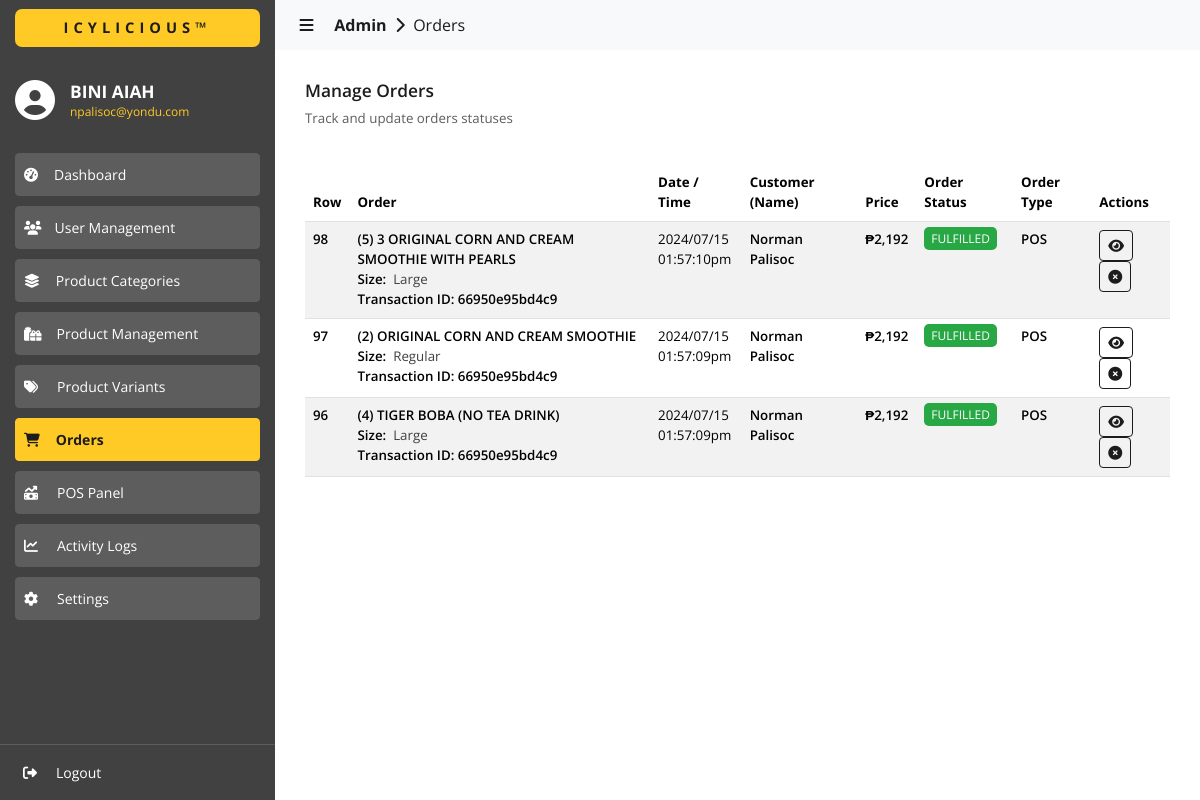
The app's page /admin/orders/index.php (signed in) with its own data.
### tables this page shows
CREATE TABLE `orders` (
  `id` int(11) NOT NULL,
  `transaction_id` varchar(255) NOT NULL,
  `product_id` int(11) NOT NULL,
  `product_name` varchar(255) NOT NULL,
  `variant_id` int(11) DEFAULT NULL,
  `variant_type` varchar(255) NOT NULL,
  `variant_name` varchar(255) NOT NULL,
  `variant_price` varchar(255) NOT NULL,
  `user_id` int(11) NOT NULL,
  `order_date` varchar(255) NOT NULL,
  `order_time` varchar(255) NOT NULL,
  `order_quantity` int(11) NOT NULL,
  `is_pickup` int(11) NOT NULL,
  `user_firstname` varchar(255) NOT NULL,
  `user_lastname` varchar(255) NOT NULL,
  `user_address` varchar(999) NOT NULL,
  `user_phone` varchar(255) NOT NULL,
  `user_email` varchar(255) NOT NULL,
  `order_status` varchar(255) NOT NULL,
  `order_total` varchar(255) NOT NULL,
  `order_type` varchar(255) NOT NULL
);

### admin/orders/index.php (the view, shortened to what this page needs)
<?php
  include('../../utils/connections.php');
?>
<!DOCTYPE html>
<html lang="en">
  <head>
    <link
      href="https://cdn.jsdelivr.net/npm/bootstrap@5.3.3/dist/css/bootstrap.min.css"
      rel="stylesheet"
    >
    <link href="https://cdn.datatables.net/2.0.5/css/dataTables.bootstrap5.css" rel="stylesheet">
    <link rel="stylesheet" href="../../assets/css/global.css" />
    <link rel="stylesheet" href="./css/orders.css" />
  </head>
  <body>
    <div id="nav-sidebar" class="sidebar-container slide-expanded">
      <div class="div-tm-title background-color-light-grey">
        <h4 class="h4-tm-title sans-700 color-dark-grey background-color-yellow">ICYLICIOUS&trade;</h4>
      </div>
      <div class="div-sidebar-logo">
        <i class="fa-solid fa-circle-user color-white" style="font-size: 30pt; margin-top: -8px"></i>
        <div>
          <h4 class="color-white sans-700 h6-title-name">
            <?php
              echo $_SESSION['user_info.first_name']." ".$_SESSION['user_info.last_name'];
            ?>
          </h4>
          <p class="color-yellow sans-regular p-title-email">
            <?php
              echo $_SESSION['user_info.email'];
            ?>
          </p>
        </div>
      </div>
      <div class="div-siderbar-menu-links">
        <button
          id="btn-dashboard"
          class="btn btn-outline-success btn-sm
            sans-regular
            background-color-super-light-grey
            border-color-super-light-grey
            color-white
            btn-menu
            btn-menu-unselected"
          type="button">
          <i class="fa-solid fa-gauge-high"></i><span style="padding-left: 16px">Dashboard</span>
        </button>
        <button
          id="btn-user-management"
          class="btn btn-outline-success btn-sm
            sans-regular
            background-color-super-light-grey
            border-color-super-light-grey
            color-white
            btn-menu
            btn-menu-unselected"
          type="button">
          <i class="fa-solid fa-users"></i><span style="padding-left: 13px">User Management</span>
        </button>
        <button
          id="btn-categories"
          class="btn btn-outline-success btn-sm
            sans-regular
            background-color-super-light-grey
            border-color-super-light-grey
            color-white
            btn-menu
            btn-menu-unselected"
          type="button">
          <i class="fa-solid fa-layer-group"></i><span style="padding-left: 16px">Product Categories</span>
        </button>
        <button
          id="btn-products"
          class="btn btn-outline-success btn-sm
            sans-regular
            background-color-super-light-grey
            border-color-super-light-grey
            color-white
            btn-menu
            btn-menu-unselected"
          type="button">
          <i class="fa-solid fa-gifts"></i><span style="padding-left: 15px">Product Management</span>
        </button>
        <button
          id="btn-variants"
          class="btn btn-outline-success btn-sm
            sans-regular
            background-color-super-light-grey
            border-color-super-light-grey
            color-white
            btn-menu
            btn-menu-unselected"
          type="button">
          <i class="fa-solid fa-tags"></i><span style="padding-left: 19px">Product Variants</span>
        </button>
        <button
          id="btn-orders"
          class="btn btn-outline-success btn-sm
            sans-700
            background-color-yellow
            border-color-yellow
            color-dark-grey
            btn-menu
            btn-menu-selected"
          type="button">
          <i class="fa-solid fa-cart-shopping"></i><span style="padding-left: 16px">Orders</span>
        </button>
        <button
          id="btn-pos"
          class="btn btn-outline-success btn-sm
            sans-regular
            background-color-super-light-grey
            border-color-super-light-grey
            color-white
            btn-menu
            btn-menu-unselected"
          type="button">
          <i class="fa-solid fa-money-bill-trend-up"></i><span style="padding-left: 19px">POS Panel</span>
        </button>
        <button
          id="btn-logs"
          class="btn btn-outline-success btn-sm
            sans-regular
            background-color-super-light-grey
            border-color-super-light-grey
            color-white
            btn-menu
            btn-menu-unselected"
          type="button">
          <i class="fa-solid fa-chart-line"></i><span style="padding-left: 19px">Activity Logs</span>
        </button>
        <button
          id="btn-settings"
          class="btn btn-outline-success btn-sm
            sans-regular
            background-color-super-light-grey
            border-color-super-light-grey
            color-white
            btn-menu
            btn-menu-unselected"
          type="button">
          <i class="fa-solid fa-gear"></i><span style="padding-left: 19px">Settings</span>
        </button>
      </div>
      <div class="div-siderbar-profile-links">
        <button
          class="btn btn-outline-success btn-sm
            sans-regular
            color-white
            btn-menu
            btn-menu-unselected
            btn-logout"
          style="border: 0px"
          type="button">
          <i class="fa-solid fa-right-from-bracket"></i><span style="padding-left: 19px">Logout</span>
        </button>
      </div>
    </div>
    <div id="content-body" class="content content-slide-expanded">
      <nav class="navbar navbar-expand-lg navbar-light bg-body-tertiary">
        <div class="container-fluid">
          <a class="navbar-brand sans-regular color-dark-grey a-navbar-path" href="#" style="cursor: default;">
            &nbsp;&nbsp;&nbsp;<i id="navbar-control" class="fa-solid fa-bars" style="cursor: pointer"></i>
            &nbsp;&nbsp;&nbsp;&nbsp;<b>Admin</b>&nbsp;
            <i class="fa-solid fa-chevron-right"></i>
            &nbsp;Orders
          </a>
        </div>
      </nav>
      <div>
        <div class="content-wrapper">
          <div class="div-content-title">
            <div class="div-content-title-labels">
              <h4 class="color-dark-grey sans-600" style="font-size: 13pt;">
                Manage Orders
              </h4>
              <p class="color-super-light-grey sans-regular" style="font-size: 10pt;">
                Track and update orders statuses
              </p>
            </div>
          </div>
          <div style="margin-top: 20px;">
            <table id="data" class="table table-striped" style="width:100%">
              <thead>
                <tr>
                  <th class="sans-bold">Row</th>
                  <th class="sans-bold">Order</th>
                  <th class="sans-bold">Date / Time</th>
                  <th class="sans-bold">Customer (Name)</th>
                  <th class="sans-bold">Price</th>
                  <th class="sans-bold">Order Status</th>
                  <th class="sans-bold">Order Type</th>
                  <th class="sans-bold">Actions</th>
                </tr>
              </thead>
              <tbody>
                <?php
                  $fetch_query = "SELECT * FROM orders ORDER BY id DESC";
                  $result = $conn->query($fetch_query);
                  if ($result->num_rows > 0) {
                    while ($row = $result->fetch_assoc()) {
                      $order_id = $row["id"];
                      $transaction_id = $row["transaction_id"];
                      $variant_type = $row['variant_type'];
                      $variant_name = $row['variant_name'];
                      $order_date = $row['order_date'];
                      $order_time = $row['order_time'];
                      $order_quantity = $row['order_quantity'];
                      $order_status = $row['order_status'];
                      $order_type = $row['order_type'];
                      $order_total = floatval($row['order_total']);
                      $user_firstname = $row['user_firstname'];
                      $user_lastname = $row['user_lastname'];
                      $user_email = $row['user_email'];
                      $user_phone = $row['user_phone'];
                      $user_address = $row['user_address'];
                      $row_product_name = $row["product_name"];
                      $row_product_price = number_format($order_total);
                      $row_variant = '
                        <div style="padding-top: 0px; display: flex; flex-direction: row; sans-regular size-10 color-light-grey">
                          '.$variant_type.':&nbsp;&nbsp;
                          <span class="badge-size color-light-grey sans-regular size-10">
                            '.$variant_name.'
                          </span>
                        </div>
                      ';
                      $row_customer_name = $user_firstname.' '.$user_lastname;
                      $row_status_type = "";
                      $row_status_name = "";
                      if ($order_status == 'PROCESSING') {
                        $row_status_type = "badge-processing";
                        $row_status_name = $order_status;
                      } else if ($order_status == 'SERVING') {
                        $row_status_type = "badge-serving";
                        $row_status_name = $order_status;
                        $row_action_status = "disabled";
                      } else if ($order_status == 'CANCELLED') {
                        $row_status_type = "badge-cancelled";
                        $row_status_name = $order_status;
                        $row_action_status = "disabled";
                      } else if ($order_status == 'FULFILLED') {
                        $row_status_type = "badge-fulfilled";
                        $row_status_name = $order_status;
                      }
                      $is_cancelled = "";
                      $shipping_name = "";
                      $shipping_phone = "";
                      $shipping_address = "";
                      $payment_type = "";
                      $fetch_query = "SELECT * FROM orders_billing WHERE order_id = ".$order_id." LIMIT 1";
                      $billing_result = $conn->query($fetch_query);
                      if ($billing_result->num_rows > 0) {
                        $billing_row = $billing_result->fetch_assoc();
                        $shipping_first_name = $billing_row['shipping_first_name'];
                        $shipping_last_name = $billing_row['shipping_last_name'];
                        $shipping_phone = $billing_row['shipping_phone'];
                        $shipping_address = $billing_row['shipping_address'];
                        $payment_type = $billing_row['payment_type'];
                        $shipping_name = $shipping_first_name.' '.$shipping_last_name;
                      }
                      echo '
                        <tr>
                          <td class="sans-600">
                            '.$order_id.'
                          </td>
                          <td class="sans-600">
                            ('.$order_quantity.') '.$row_product_name.'
                            '.$row_variant.'
                            Transaction ID: '.$transaction_id.'
                          </td>
                          <td class="sans-regular">
                            '.$order_date.'<br/>'.$order_time.'
                          </td>
                          <td class="sans-600">
                            '.$row_customer_name.'
                          </td>
                          <td class="sans-600">
                            ₱'.$row_product_price.'
                          </td>
                          <td class="sans-regular" style="font-size: 9pt;">
                            <span class="'.$row_status_type.'">'.$row_status_name.'</span>
                          </td>
                          <td class="sans-600">
                            '.$order_type.'
                          </td>
                          <td>
                            <button
                              data-bs-toggle="modal"
                              data-bs-target="#staticViewOrder"
                              onclick="onViewOrder(
                                '."'".$order_id."'".',
                                '."'".$user_firstname."'".',
                                '."'".$user_lastname."'".',
                                '."'".$user_email."'".',
                                '."'".$user_phone."'".',
                                '."'".$user_address."'".',
                                '."'".$order_date."'".',
                                '."'".$order_time."'".',
                                '."'".$order_quantity."'".',
                                '."'".$row_product_name."'".',
                                '."'".$variant_type."'".',
                                '."'".$variant_name."'".',
                                '."'".$row_product_price."'".',
                                '."'".$shipping_name."'".',
                                '."'".$shipping_phone."'".',
                                '."'".$shipping_address."'".',
                                '."'".$payment_type."'".',
                                '."'".$order_status."'".'
                              )"
                              class="btn btn-outline-primary btn-sm
                                sans-400
                                color-white"
                              type="button">
                              <i class="fas fa-eye"></i>
                            </button>
                            <button
                              onclick="onCancelOrder('."'".$order_id."'".')"
                              '.$is_cancelled.'
                              class="btn btn-outline-primary btn-sm
                                sans-400
                                color-white"
                              type="button">
                              <i class="fa-solid fa-circle-xmark"></i>
                            </button>
                          </td>
                        </tr>
                      ';
                    }
                  }
                ?>
              </tbody>
            </table>
          </div>
        </div>
      </div>
    </div>
  </body>
</html>

### records on screen
orders: id "98", order_quantity "5", product_name "3 ORIGINAL CORN AND CREAM SMOOTHIE WITH PEARLS", variant_type "Size", variant_name "Large", transaction "66950e95bd4c9", order_date "2024/07/15", order_time "01:57:10pm", row_customer_name "Norman Palisoc", order_total "2,192", order_status "FULFILLED", order_type "POS"
orders: id "97", order_quantity "2", product_name "ORIGINAL CORN AND CREAM SMOOTHIE", variant_type "Size", variant_name "Regular", transaction "66950e95bd4c9", order_date "2024/07/15", order_time "01:57:09pm", row_customer_name "Norman Palisoc", order_total "2,192", order_status "FULFILLED", order_type "POS"
orders: id "96", order_quantity "4", product_name "TIGER BOBA (NO TEA DRINK)", variant_type "Size", variant_name "Large", transaction "66950e95bd4c9", order_date "2024/07/15", order_time "01:57:09pm", row_customer_name "Norman Palisoc", order_total "2,192", order_status "FULFILLED", order_type "POS"

### other values on screen
$_SESSION['user_info.first_name'] "BINI"
$_SESSION['user_info.last_name'] "AIAH"
$_SESSION['user_info.email'] "npalisoc@yondu.com"
